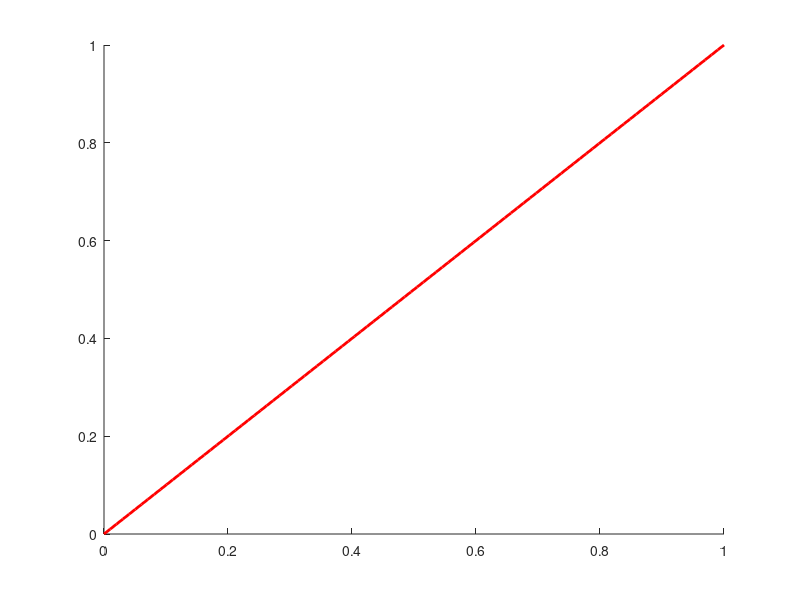

The MATLAB source for this figure: (Note: this script raises an error after producing the figure.)
clc;
clear;
clf;
x1=0;
iteration=0;
x=linspace(0,1);
y=x;
hold on
plot(x,y,'r-','linewidth',2);
plot(x,f(x),'b-','linewidth',2);
while abs (f(x1)-x1)> 1e-13
    x2=f(x1);
        k=abs(f(x2)-f(x1))/abs(x2-x1);
        x1=x2;
    iteration=iteration+1;
    
plot([x1 x1],[x1 f(x1)],'k-','linewidth',2);
plot([x1 f(x1)],[f(x1) f(x1)],'m-','linewidth',2);
end
x1
iteration
k
function out =f(x)
out=(.5*exp(-x.^2));
end